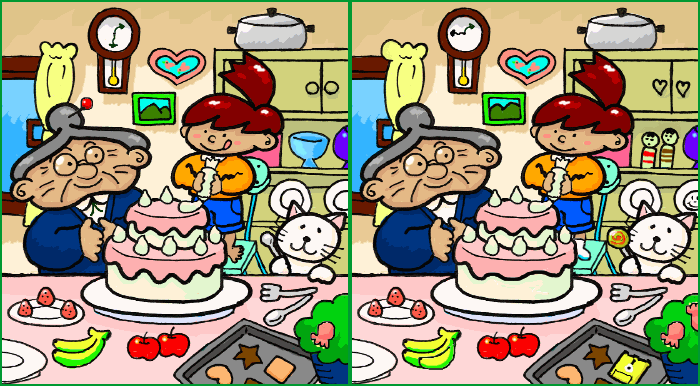
%> input picture Tutorials/Tut1/chess/spot_the_difference.png, 700 x 386 px
$ octave Task4.m   (GNU Octave 9; MATLAB toolbox functions it lacks are replaced by stand-ins)
%> lines starting %> are read from the running program, lines starting %| are printed output that depends on the picture; in (x1, y1, x2, y2) boxes, pixels count from 0 and x2, y2 are one past the last pixel; in counts of white or black regions, pixels touching at a corner belong together; the program's own positions count from 1
% Task 4 Spot the Difference
images = imread("chess/spot_the_difference.png");
%> images is the input picture: size 386x700x3 uint8; mean R, G, B 160.1, 151.1, 125.4


[height, twidth, dim] = size(images);
%> height = 386; twidth = 700; dim = 3
width = twidth / 2;
%> width = 350

imgA = images(:, 1:width, :);
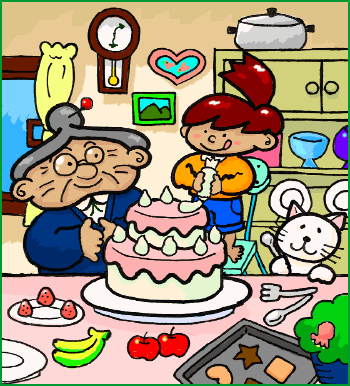
%> imgA: size 386x350x3 uint8; mean R, G, B 159.6, 151.1, 125.9
imgB = images(:, (width + 1):twidth, :);
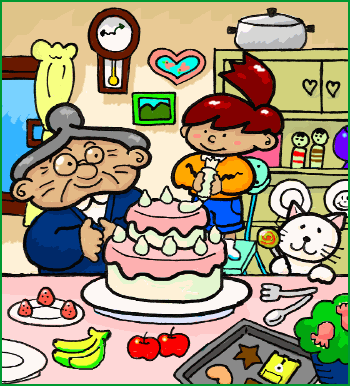
%> imgB: size 386x350x3 uint8; mean R, G, B 160.6, 151.1, 124.8


diffs = spotTheDifferences(imgA, imgB);
% [39 lines not run here, left out]
function diffs = spotTheDifferences(imgA, imgB, level, size_threshold, merge_threshold)
     % Default Parameters
     if ~exist('level','var')
       level = 20 / 255;   % luminosity
     end
     if ~exist('size_threshold','var')
       size_threshold = 20;% pixels
     end
     if ~exist('merge_threshold','var')
       merge_threshold = 20;% pixels
     end

    % Compute the differences between the images then binarize them to
    % black and white images.
    imgDiffA = imbinarize(rgb2gray(imgA - imgB), level);
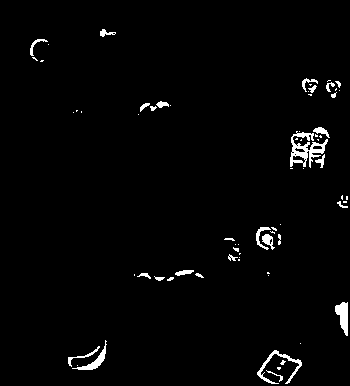
%> imgDiffA: size 386x350 logical; 2% white; 70 white regions (42 under 20 px), largest, box (x1, y1, x2, y2) and area: (290, 131, 328, 168) 568, (257, 350, 302, 384) 305, (335, 302, 348, 336) 276
    imgDiffB = imbinarize(rgb2gray(imgB - imgA), level);
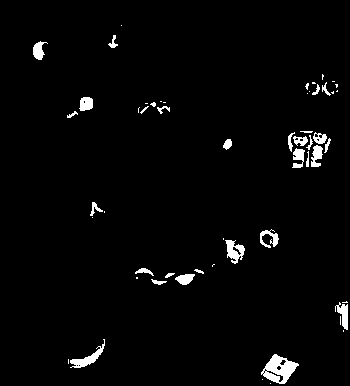
%> imgDiffB: size 386x350 logical; 2.5% white; 55 white regions (26 under 20 px), largest, box (x1, y1, x2, y2) and area: (261, 354, 299, 384) 600, (70, 339, 105, 368) 279, (225, 240, 245, 264) 262
    imgDiff = imgDiffA + imgDiffB;
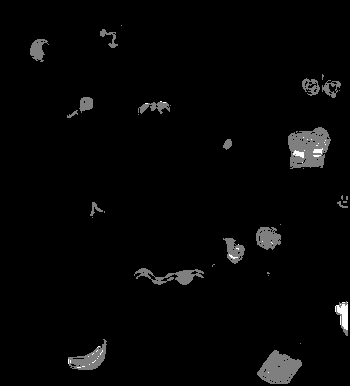
%> imgDiff: size 386x350 double; min 0, max 2, mean 0.0452; drawn with min black and max white

    % Find the bounding boxes of all connected components of size (number
    % of pixels) greater than the given size threshold.
%> (the run ends here)

$ run again, with Tutorials/Tut1/chess/mountain.png copied over Tutorials/Tut1/chess/spot_the_difference.png
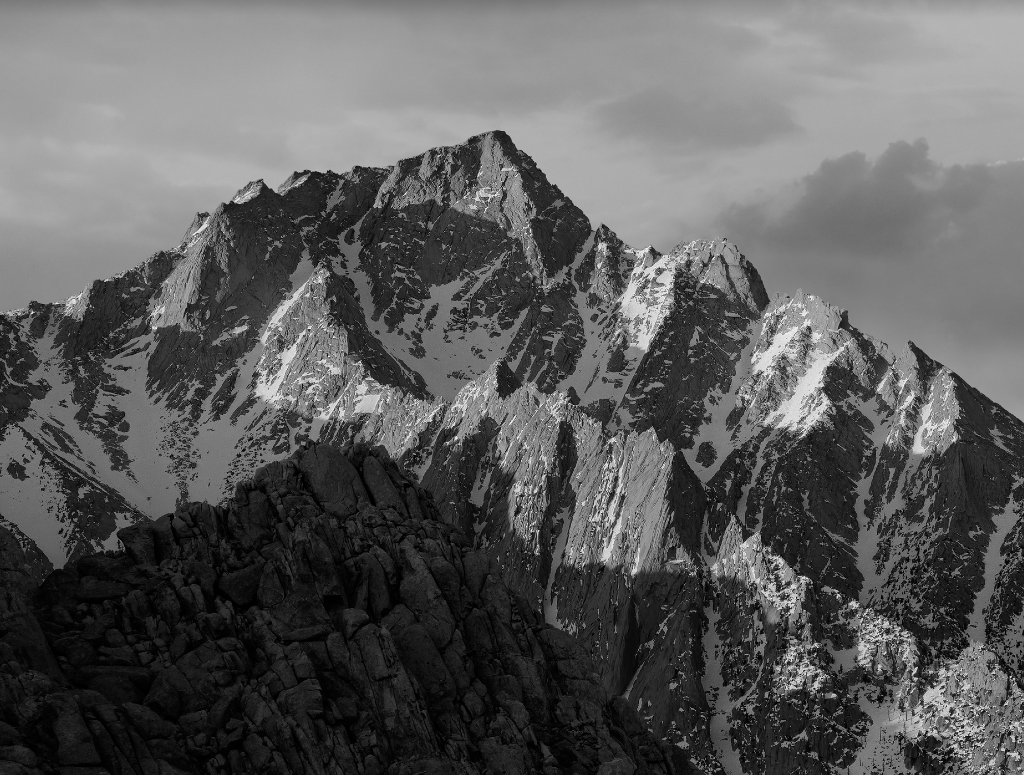
%> input picture Tutorials/Tut1/chess/mountain.png, 1024 x 775 px
%> images is the input picture: size 775x1024 uint8; min 0, max 255, mean 92.3
%> in spotTheDifferences, `imgDiffA = imbinarize(rgb2gray(imgA - imgB), level);`:
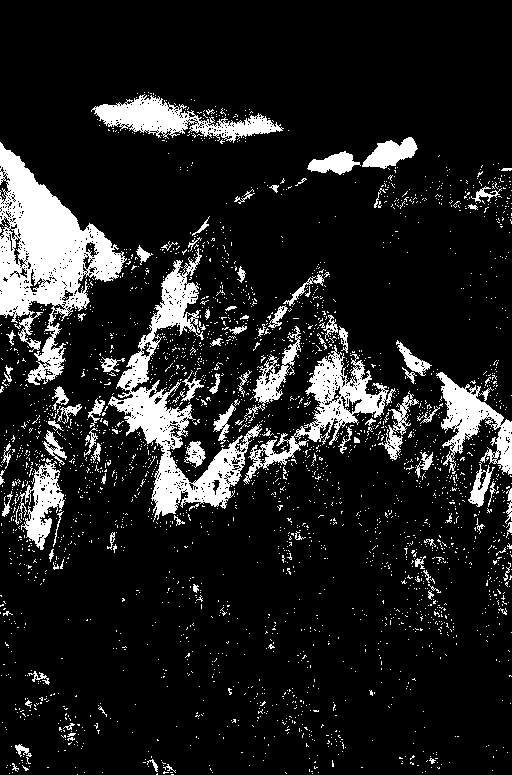
%> imgDiffA: size 775x512 logical; 12.9% white; 2784 white regions (2682 under 20 px), largest, box (x1, y1, x2, y2) and area: (0, 142, 127, 385) 12309, (108, 248, 262, 522) 9093, (243, 345, 396, 484) 4317
%> imgDiffB: size 775x512 logical; 41.7% white; 2607 white regions (2493 under 20 px), largest, box (x1, y1, x2, y2) and area: (24, 130, 512, 775) 131330, (309, 0, 512, 102) 8307, (61, 230, 194, 414) 7521
%> in spotTheDifferences, `imgDiff = imgDiffA + imgDiffB;`:
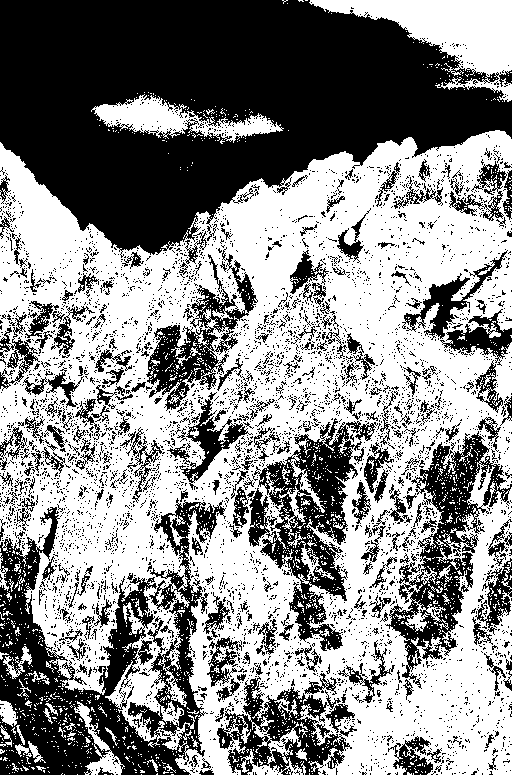
%> imgDiff: size 775x512 double; values 0 (black) and 1 (white), 54.6% white; 4741 black regions (4437 under 20 px), largest, box (x1, y1, x2, y2) and area: (0, 0, 512, 258) 81639, (0, 498, 226, 775) 23838, (248, 418, 378, 651) 10119
